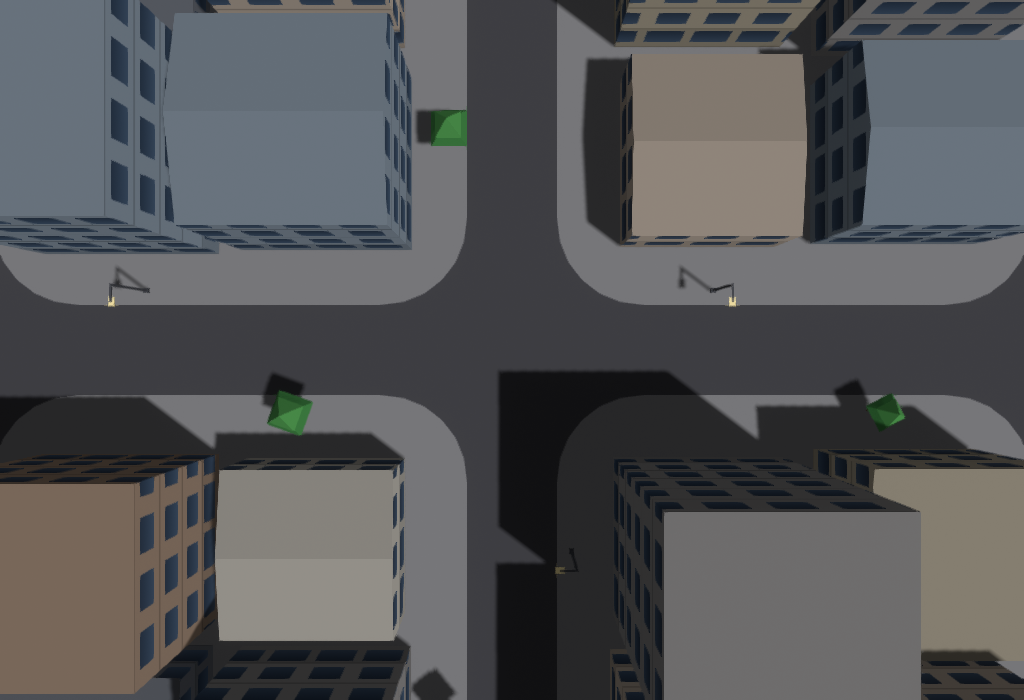
#> input picture city_hole_flat_10.png, 1024 x 700 px
$ python make_player_ico.py ../city_hole_flat_10.png out.png
#> lines starting #> are read from the running program, lines starting #| are printed output that depends on the picture
#!/usr/bin/env python3
"""
Writes resources/player.ico: the placeholder icon FlyPlayer.exe is built with. Export (src/Engine/Export/PeIcon.cpp)
overwrites its images in place with the game's icon, so every image must be an uncompressed 32-bit DIB (never PNG)
at a fixed size. Re-run only to change the sizes or the placeholder picture.

    packaging/make_player_ico.py [source.png] [out.ico]      (needs Pillow)
"""
import os, struct, sys
from PIL import Image

SIZES = (16, 32, 48, 256)
here = os.path.dirname(os.path.abspath(__file__))
src = sys.argv[1] if len(sys.argv) > 1 else os.path.join(here, "..", "assets", "FlyengineLogo.png")
out = sys.argv[2] if len(sys.argv) > 2 else os.path.join(here, "..", "resources", "player.ico")

def dib(img, n):
    img = img.convert("RGBA").resize((n, n), Image.LANCZOS)
    px = img.load()
    d = struct.pack("<IiiHHIIiiII", 40, n, n * 2, 1, 32, 0, n * n * 4, 0, 0, 0, 0)
    for y in range(n - 1, -1, -1):
        for x in range(n):
            r, g, b, a = px[x, y]
            d += bytes((b, g, r, a))
    return d + bytes(((n + 31) // 32) * 4 * n)

img = Image.open(src)
#> img is the input picture: PIL image 1024x700 RGBA; mean R, G, B, A 84.9, 85.5, 87.3, 255
images = [dib(img, n) for n in SIZES]
#> in dib, `img = img.convert("RGBA").resize((n, n), Image.LANCZOS)`:
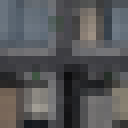
#> img: PIL image 16x16 RGBA (shown 8 times larger); mean R, G, B, A 84.9, 85.6, 87.4, 255
#> call 2 of dib, with n = 32
#> in dib (call 2), `img = img.convert("RGBA").resize((n, n), Image.LANCZOS)`:
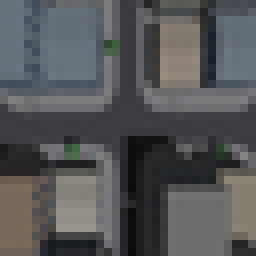
#> img: PIL image 32x32 RGBA (shown 8 times larger); mean R, G, B, A 84.9, 85.6, 87.4, 255
#> call 3 of dib, with n = 48
#> in dib (call 3), `img = img.convert("RGBA").resize((n, n), Image.LANCZOS)`:
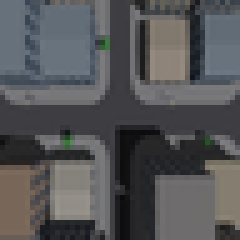
#> img: PIL image 48x48 RGBA (shown 5 times larger); mean R, G, B, A 84.9, 85.6, 87.4, 255
#> call 4 of dib, with n = 256
#> in dib (call 4), `img = img.convert("RGBA").resize((n, n), Image.LANCZOS)`:
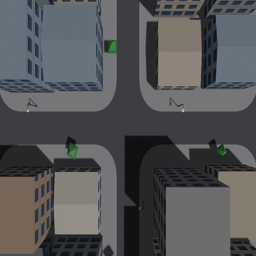
#> img: PIL image 256x256 RGBA; mean R, G, B, A 84.9, 85.5, 87.3, 255
#> images = 4 items
data = struct.pack("<HHH", 0, 1, len(SIZES))
offset = 6 + 16 * len(SIZES)
for n, d in zip(SIZES, images):
    data += struct.pack("<BBBBHHII", n % 256, n % 256, 0, 0, 1, 32, len(d), offset)
    offset += len(d)
#> this loop made 4 passes
#> (n, offset) on passes 1 to 4: (16, 1198), (32, 5462), (48, 15102), (256, 285478)
#> after the loop, offset = 285478
open(out, "wb").write(data + b"".join(images))
print("wrote", out, [len(d) for d in images])
#| wrote out.png [1128, 4264, 9640, 270376]

$ run again, on city_hole_flat_2.png
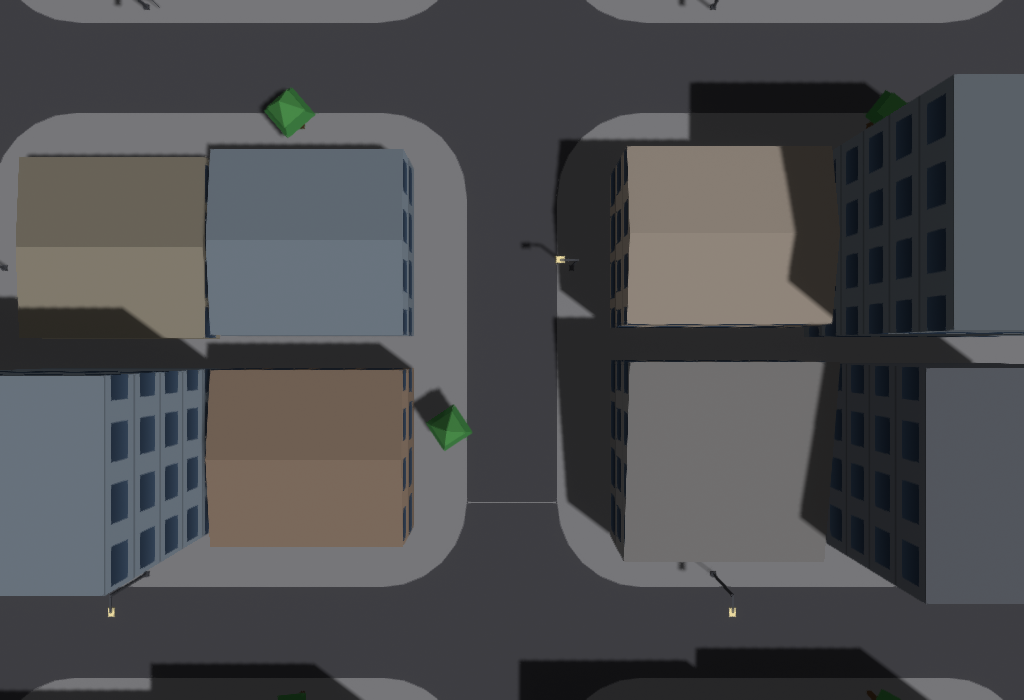
#> input picture city_hole_flat_2.png, 1024 x 700 px
#> img is the input picture: PIL image 1024x700 RGBA; mean R, G, B, A 77.8, 78.2, 80.2, 255
#> img: PIL image 16x16 RGBA
#> img: PIL image 32x32 RGBA
#> in dib (call 3), `img = img.convert("RGBA").resize((n, n), Image.LANCZOS)`:
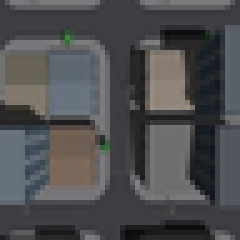
#> img: PIL image 48x48 RGBA (shown 5 times larger); mean R, G, B, A 77.9, 78.2, 80.3, 255
#> in dib (call 4), `img = img.convert("RGBA").resize((n, n), Image.LANCZOS)`:
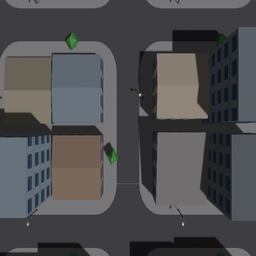
#> img: PIL image 256x256 RGBA; mean R, G, B, A 77.8, 78.2, 80.3, 255
#> images = 4 items
#> the loop `for n, d in zip(SIZES, images):` made 4 passes
#> (n, offset) on passes 1 to 4: (16, 1198), (32, 5462), (48, 15102), (256, 285478)
#> after the loop `for n, d in zip(SIZES, images):`: offset = 285478
#| wrote out.png [1128, 4264, 9640, 270376]

$ run again, on city_hole_flat_8.png
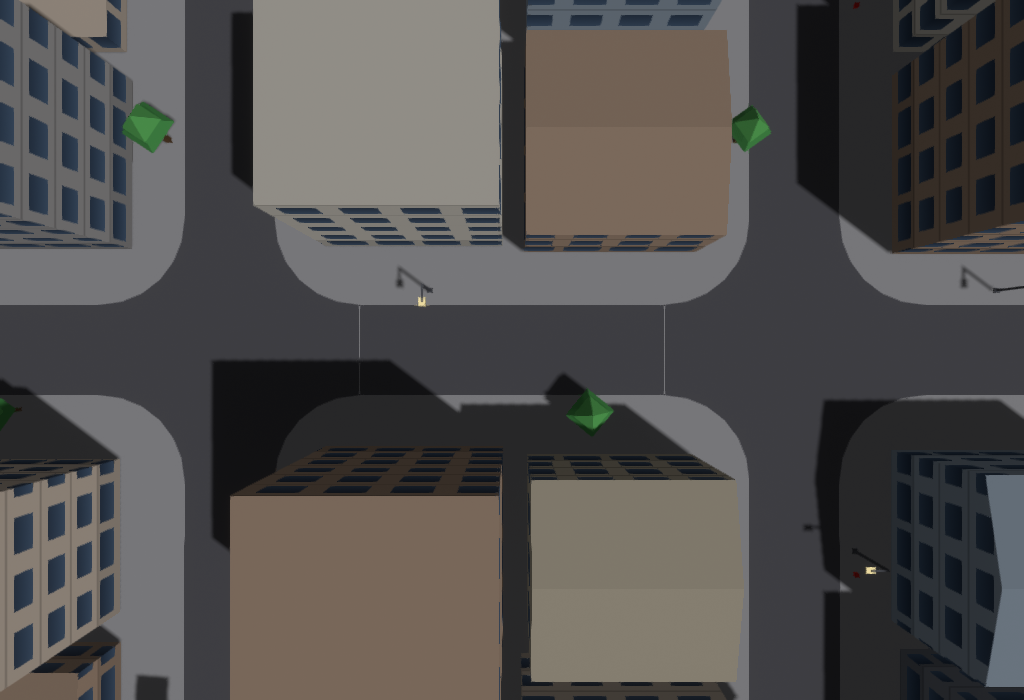
#> input picture city_hole_flat_8.png, 1024 x 700 px
#> img is the input picture: PIL image 1024x700 RGBA; mean R, G, B, A 82, 79.6, 78.3, 255
#> img: PIL image 16x16 RGBA
#> img: PIL image 32x32 RGBA
#> in dib (call 3), `img = img.convert("RGBA").resize((n, n), Image.LANCZOS)`:
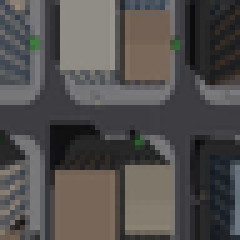
#> img: PIL image 48x48 RGBA (shown 5 times larger); mean R, G, B, A 82, 79.6, 78.3, 255
#> in dib (call 4), `img = img.convert("RGBA").resize((n, n), Image.LANCZOS)`:
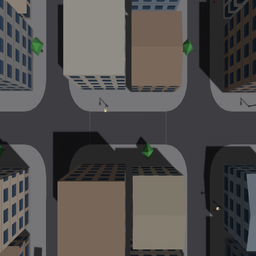
#> img: PIL image 256x256 RGBA; mean R, G, B, A 82, 79.6, 78.3, 255
#> images = 4 items
#> the loop `for n, d in zip(SIZES, images):` made 4 passes
#> (n, offset) on passes 1 to 4: (16, 1198), (32, 5462), (48, 15102), (256, 285478)
#> after the loop `for n, d in zip(SIZES, images):`: offset = 285478
#| wrote out.png [1128, 4264, 9640, 270376]

$ run again, on city_hole_graded_14.png
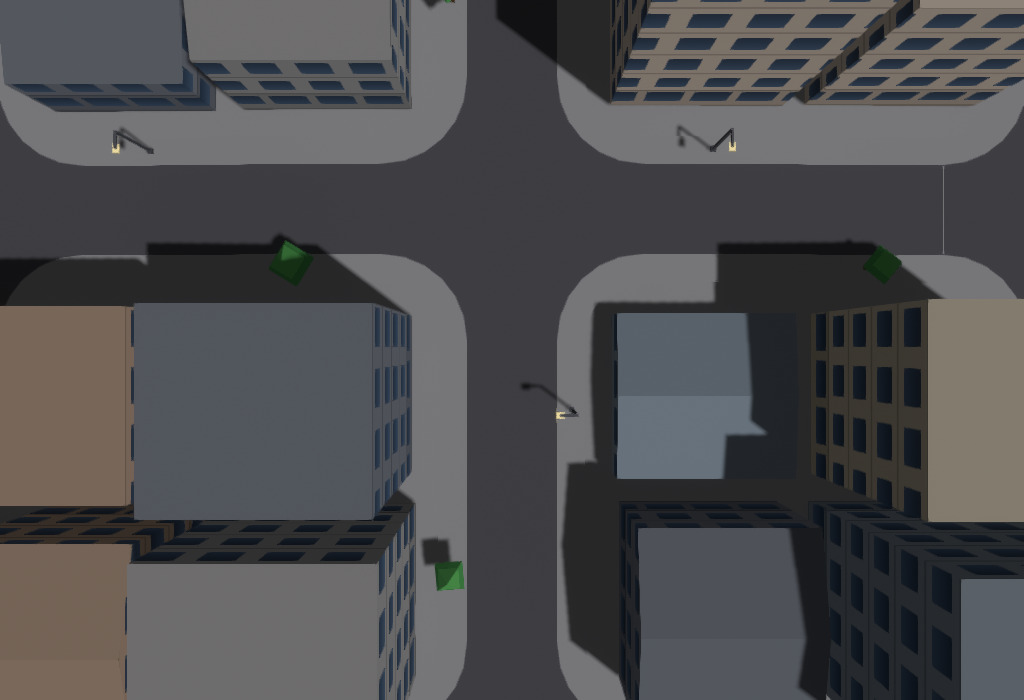
#> input picture city_hole_graded_14.png, 1024 x 700 px
#> img is the input picture: PIL image 1024x700 RGBA; mean R, G, B, A 77.8, 77.8, 79.8, 255
#> img: PIL image 16x16 RGBA
#> img: PIL image 32x32 RGBA
#> in dib (call 3), `img = img.convert("RGBA").resize((n, n), Image.LANCZOS)`:
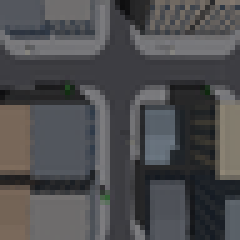
#> img: PIL image 48x48 RGBA (shown 5 times larger); mean R, G, B, A 77.8, 77.8, 79.8, 255
#> in dib (call 4), `img = img.convert("RGBA").resize((n, n), Image.LANCZOS)`:
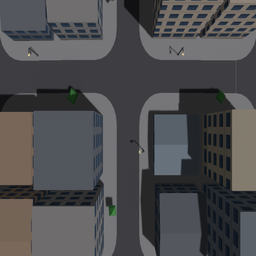
#> img: PIL image 256x256 RGBA; mean R, G, B, A 77.8, 77.8, 79.8, 255
#> images = 4 items
#> the loop `for n, d in zip(SIZES, images):` made 4 passes
#> (n, offset) on passes 1 to 4: (16, 1198), (32, 5462), (48, 15102), (256, 285478)
#> after the loop `for n, d in zip(SIZES, images):`: offset = 285478
#| wrote out.png [1128, 4264, 9640, 270376]
